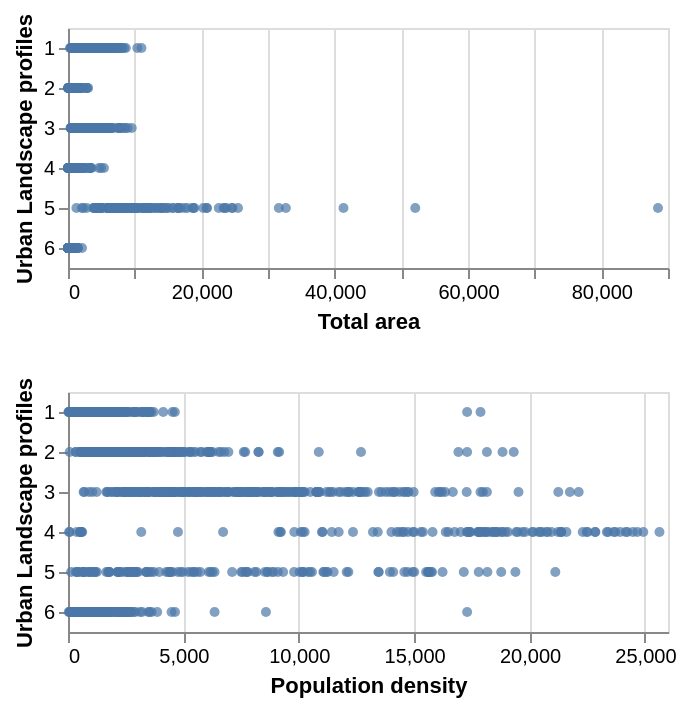

Specify this chart in Vega-Lite:
### Vega-Lite specification from a JSON file in a GitHub repository (floating-point values rounded to 4 significant figures; data arrays with more than 128 entries replaced by an {"elided": "..."} marker saying what was removed)
{"$schema": "https://vega.github.io/schema/vega-lite/v5.json", "data": {"values": {"elided": "1433 records"}}, "config": {"view": {}}, "vconcat": [{"mark": "circle", "encoding": {"x": {"field": "AREA", "type": "quantitative", "title": "Total area"}, "y": {"field": "URBAN_PROF", "type": "nominal", "title": "Urban Landscape profiles"}, "size": {"value": 25}, "color": {}, "tooltip": [{"field": "COUNTRY"}, {"field": "L1"}, {"field": "AREA"}]}}, {"mark": "circle", "encoding": {"x": {"field": "BECADSTTDENS", "type": "quantitative", "title": "Population density"}, "y": {"field": "URBAN_PROF", "type": "nominal", "title": "Urban Landscape profiles"}, "size": {"value": 25}, "color": {}, "tooltip": [{"field": "COUNTRY"}, {"field": "L1"}, {"field": "BECADSTTDENS"}]}}]}
